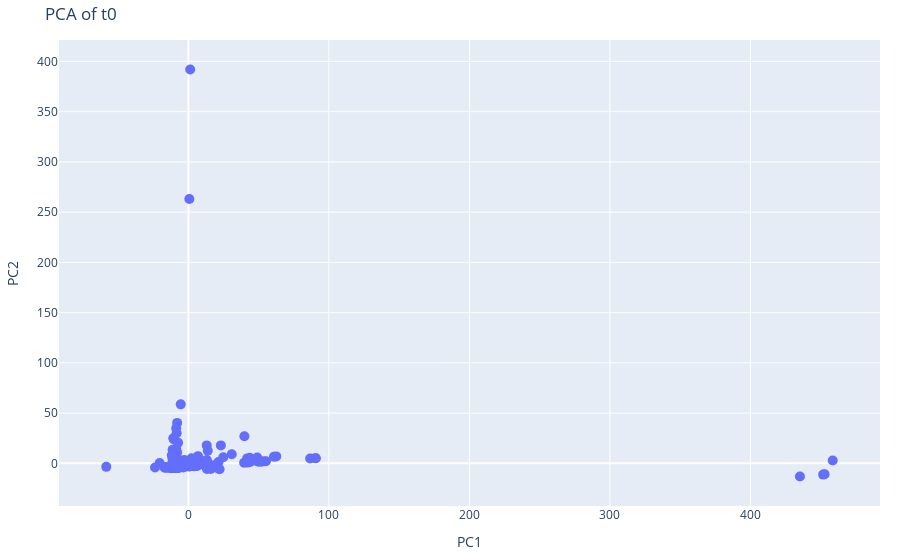
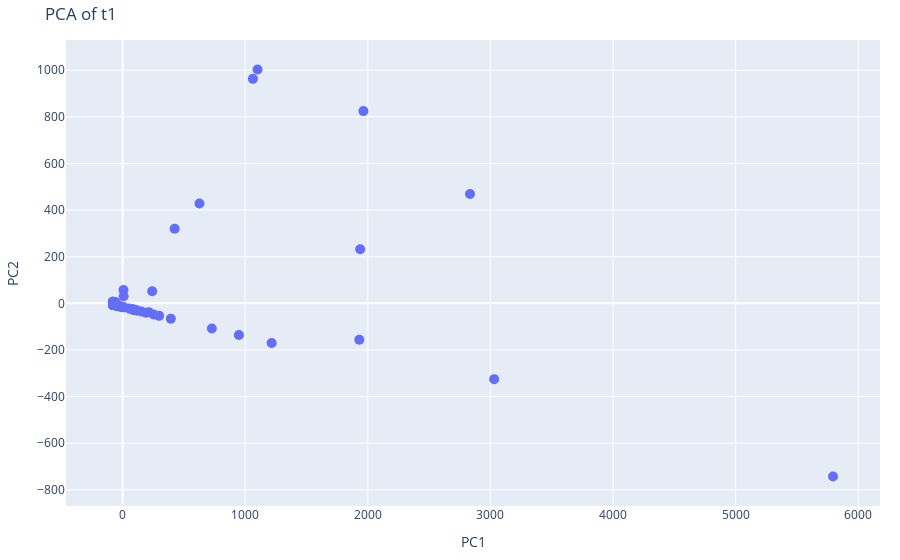
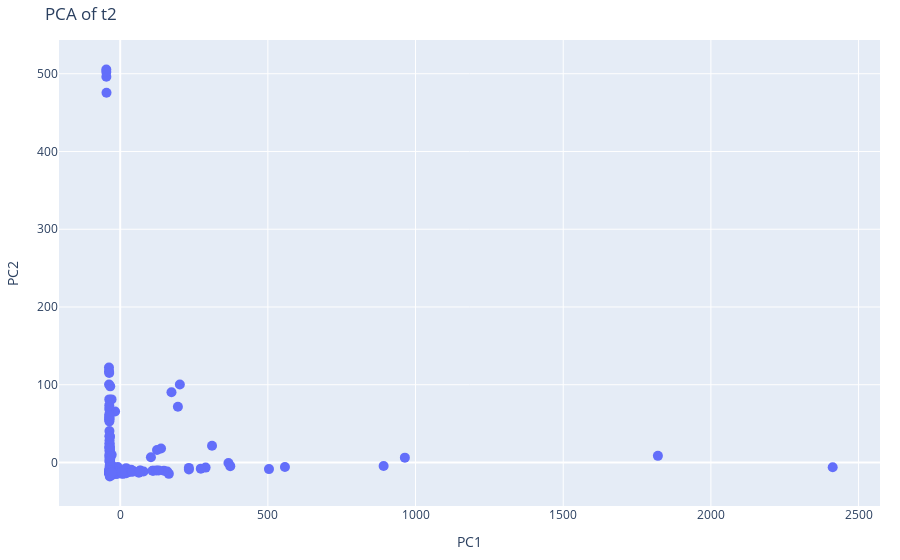
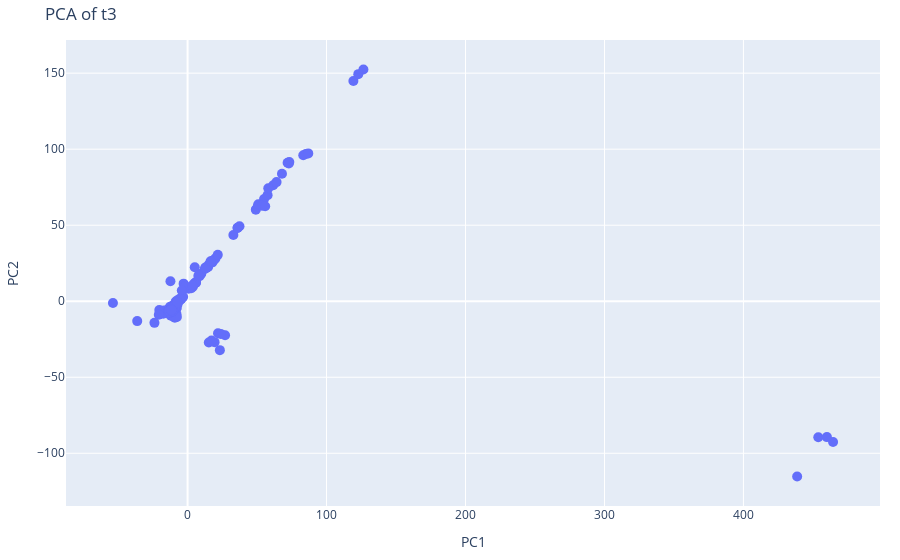

The notebook cell saved with these charts, in order:
### Code cell
for p in cellprofiler_images:
    # Perform PCA
    pca = PCA(n_components=2)
    
    dataframe_without_compound_information=p.numeric_data()
    for column in dataframe_without_compound_information.columns:
        column_is_null_check:bool=dataframe_without_compound_information.select(pl.col(column).is_null().any()).item(0,0)
        if column_is_null_check:
            raise RuntimeError(f"there is a nan value in column {column}")
            
    reduced_data = pca.fit_transform(dataframe_without_compound_information)

    # Visualize
    fig=px.scatter(
        x=reduced_data[:, 0],
        y=reduced_data[:, 1],
        labels={'x':'PC1','y':'PC2'},
        title=f'PCA of {Path(p.image_plate_dir).name}'
    )
    # remove margins
    fig.update_layout(
        margin=dict(l=20, r=20, t=40, b=20),
    ).update_traces(
        marker=dict(size=10)
    ).show()

### Figure 1 — Plotly figure (JSON) as saved in the notebook; plotly's stock layout.template omitted (floating-point values rounded to 4 significant figures; data arrays with more than 128 entries replaced by an {"elided": "..."} marker saying what was removed)
{"data": [{"hovertemplate": "PC1=%{x}<br>PC2=%{y}<extra></extra>", "legendgroup": "", "marker": {"color": "#636efa", "size": 10, "symbol": "circle"}, "mode": "markers", "name": "", "orientation": "v", "showlegend": false, "type": "scatter", "x": {"elided": "388 float values"}, "xaxis": "x", "y": {"elided": "388 float values"}, "yaxis": "y"}], "layout": {"autosize": true, "legend": {"tracegroupgap": 0}, "margin": {"b": 20, "l": 20, "r": 20, "t": 40}, "title": {"text": "PCA of t0"}, "xaxis": {"anchor": "y", "autorange": true, "domain": [0, 1], "range": [-90.04, 490.2], "title": {"text": "PC1"}, "type": "linear"}, "yaxis": {"anchor": "x", "autorange": true, "domain": [0, 1], "range": [-47.84, 426.7], "title": {"text": "PC2"}, "type": "linear"}}}

### Figure 2 — Plotly figure (JSON) as saved in the notebook; plotly's stock layout.template omitted (floating-point values rounded to 4 significant figures; data arrays with more than 128 entries replaced by an {"elided": "..."} marker saying what was removed)
{"data": [{"hovertemplate": "PC1=%{x}<br>PC2=%{y}<extra></extra>", "legendgroup": "", "marker": {"color": "#636efa", "size": 10, "symbol": "circle"}, "mode": "markers", "name": "", "orientation": "v", "showlegend": false, "type": "scatter", "x": {"elided": "388 float values"}, "xaxis": "x", "y": {"elided": "388 float values"}, "yaxis": "y"}], "layout": {"autosize": true, "legend": {"tracegroupgap": 0}, "margin": {"b": 20, "l": 20, "r": 20, "t": 40}, "title": {"text": "PCA of t1"}, "xaxis": {"anchor": "y", "autorange": true, "domain": [0, 1], "range": [-438.2, 6153.0], "title": {"text": "PC1"}, "type": "linear"}, "yaxis": {"anchor": "x", "autorange": true, "domain": [0, 1], "range": [-892.6, 1153.0], "title": {"text": "PC2"}, "type": "linear"}}}

### Figure 3 — Plotly figure (JSON) as saved in the notebook; plotly's stock layout.template omitted (floating-point values rounded to 4 significant figures; data arrays with more than 128 entries replaced by an {"elided": "..."} marker saying what was removed)
{"data": [{"hovertemplate": "PC1=%{x}<br>PC2=%{y}<extra></extra>", "legendgroup": "", "marker": {"color": "#636efa", "size": 10, "symbol": "circle"}, "mode": "markers", "name": "", "orientation": "v", "showlegend": false, "type": "scatter", "x": {"elided": "387 float values"}, "xaxis": "x", "y": {"elided": "387 float values"}, "yaxis": "y"}], "layout": {"autosize": true, "legend": {"tracegroupgap": 0}, "margin": {"b": 20, "l": 20, "r": 20, "t": 40}, "title": {"text": "PCA of t2"}, "xaxis": {"anchor": "y", "autorange": true, "domain": [0, 1], "range": [-197.5, 2563.0], "title": {"text": "PC1"}, "type": "linear"}, "yaxis": {"anchor": "x", "autorange": true, "domain": [0, 1], "range": [-62.92, 550.4], "title": {"text": "PC2"}, "type": "linear"}}}

### Figure 4 — Plotly figure (JSON) as saved in the notebook; plotly's stock layout.template omitted (floating-point values rounded to 4 significant figures; data arrays with more than 128 entries replaced by an {"elided": "..."} marker saying what was removed)
{"data": [{"hovertemplate": "PC1=%{x}<br>PC2=%{y}<extra></extra>", "legendgroup": "", "marker": {"color": "#636efa", "size": 10, "symbol": "circle"}, "mode": "markers", "name": "", "orientation": "v", "showlegend": false, "type": "scatter", "x": {"elided": "388 float values"}, "xaxis": "x", "y": {"elided": "388 float values"}, "yaxis": "y"}], "layout": {"autosize": true, "legend": {"tracegroupgap": 0}, "margin": {"b": 20, "l": 20, "r": 20, "t": 40}, "title": {"text": "PCA of t3"}, "xaxis": {"anchor": "y", "autorange": true, "domain": [0, 1], "range": [-85.41, 496.2], "title": {"text": "PC1"}, "type": "linear"}, "yaxis": {"anchor": "x", "autorange": true, "domain": [0, 1], "range": [-138.2, 175.4], "title": {"text": "PC2"}, "type": "linear"}}}
